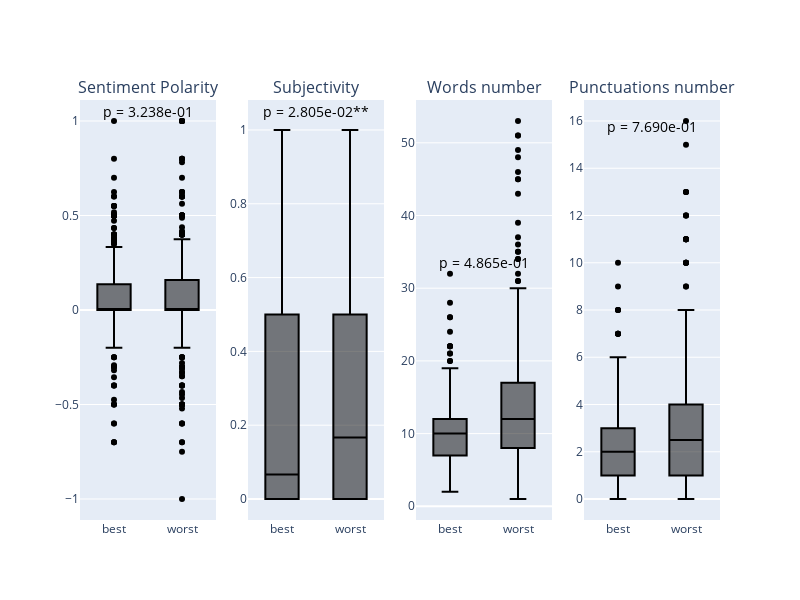

Notebook source saved alongside this figure:
### Markdown cell above
## 4. Beau plot

### Code cell
from scipy.stats import ttest_ind
from plotly.subplots import make_subplots
import plotly.graph_objects as go

features = ['polarity', 'subjectivity', 'num_words', 'num_punct']
groups = ['funny', 'not_funny']
feature_labels = {
    'polarity': 'Sentiment Polarity',
    'subjectivity': 'Subjectivity',
    'num_words': 'Words number',
    'num_punct': 'Punctuations number',
    'num_repeats': 'Repetition'
}
# Calculer les p-values et les stocker dans un dictionnaire
p_values = {}
for f in features:
    g1 = dataAm_rf_filtered[dataAm_rf_filtered['funny_group3']==groups[0]][f]
    g2 = dataAm_rf_filtered[dataAm_rf_filtered['funny_group3']==groups[1]][f]
    t_stat, p_val = ttest_ind(g1, g2, equal_var=False)
    p_values[f] = p_val

# Créer le plot
fig = make_subplots(rows=1, cols=len(features),subplot_titles=[feature_labels[f] for f in features])#,horizontal_spacing=0.05 

colors = {'funny':'green', 'mid':'gray', 'not_funny':'orange'}


for i, f in enumerate(features):
    for grp in dataAm_rf_filtered['funny_group3'].unique():
        fig.add_trace(
            go.Box(
                y=dataAm_rf_filtered[dataAm_rf_filtered['funny_group3']==grp][f],
                name=grp,
                #boxpoints='all',
                marker_color=colors.get(grp, 'black')
            ),
            row=1, col=i+1
        )
    
    # Ajouter l'annotation p-value **une seule fois par feature**
    y_max = dataAm_rf_filtered[f].max()
    text_annot = f"p = {p_values[f]:.3e}" + ("**" if p_values[f] < 0.05 else "")

    fig.add_annotation(
        x=0.5, y=y_max*1.05,
        text=text_annot,
        showarrow=False,
        font=dict(size=14, color="black"),
        xref=f"x{i+1}",
        yref=f"y{i+1}"
    )


fig.update_layout(height=600, width=200*len(features), showlegend=False)

fig.show()

### Figure 1 — Plotly figure (JSON) as saved in the notebook; plotly's stock layout.template omitted (floating-point values rounded to 4 significant figures; data arrays with more than 128 entries replaced by an {"elided": "..."} marker saying what was removed)
{"data": [{"customdata": {"elided": "384x2 float values"}, "hovertemplate": "<b>Group:</b> best<br><b>Feature:</b> Sentiment Polarity<br><b>Value:</b> %{y:.2f}<br><b>Funny score:</b> %{customdata[1]:.2f}<br><b>Caption ID:</b> %{customdata[0]}<extra></extra>", "marker": {"color": "black"}, "name": "best", "type": "box", "xaxis": "x", "y": {"elided": "384 float values"}, "yaxis": "y"}, {"customdata": {"elided": "384x2 float values"}, "hovertemplate": "<b>Group:</b> worst<br><b>Feature:</b> Sentiment Polarity<br><b>Value:</b> %{y:.2f}<br><b>Funny score:</b> %{customdata[1]:.2f}<br><b>Caption ID:</b> %{customdata[0]}<extra></extra>", "marker": {"color": "black"}, "name": "worst", "type": "box", "xaxis": "x", "y": {"elided": "384 float values"}, "yaxis": "y"}, {"customdata": {"elided": "384x2 float values"}, "hovertemplate": "<b>Group:</b> best<br><b>Feature:</b> Subjectivity<br><b>Value:</b> %{y:.2f}<br><b>Funny score:</b> %{customdata[1]:.2f}<br><b>Caption ID:</b> %{customdata[0]}<extra></extra>", "marker": {"color": "black"}, "name": "best", "type": "box", "xaxis": "x2", "y": {"elided": "384 float values"}, "yaxis": "y2"}, {"customdata": {"elided": "384x2 float values"}, "hovertemplate": "<b>Group:</b> worst<br><b>Feature:</b> Subjectivity<br><b>Value:</b> %{y:.2f}<br><b>Funny score:</b> %{customdata[1]:.2f}<br><b>Caption ID:</b> %{customdata[0]}<extra></extra>", "marker": {"color": "black"}, "name": "worst", "type": "box", "xaxis": "x2", "y": {"elided": "384 float values"}, "yaxis": "y2"}, {"customdata": {"elided": "384x2 float values"}, "hovertemplate": "<b>Group:</b> best<br><b>Feature:</b> Words number<br><b>Value:</b> %{y:.2f}<br><b>Funny score:</b> %{customdata[1]:.2f}<br><b>Caption ID:</b> %{customdata[0]}<extra></extra>", "marker": {"color": "black"}, "name": "best", "type": "box", "xaxis": "x3", "y": {"elided": "384 int values"}, "yaxis": "y3"}, {"customdata": {"elided": "384x2 float values"}, "hovertemplate": "<b>Group:</b> worst<br><b>Feature:</b> Words number<br><b>Value:</b> %{y:.2f}<br><b>Funny score:</b> %{customdata[1]:.2f}<br><b>Caption ID:</b> %{customdata[0]}<extra></extra>", "marker": {"color": "black"}, "name": "worst", "type": "box", "xaxis": "x3", "y": {"elided": "384 int values"}, "yaxis": "y3"}, {"customdata": {"elided": "384x2 float values"}, "hovertemplate": "<b>Group:</b> best<br><b>Feature:</b> Punctuations number<br><b>Value:</b> %{y:.2f}<br><b>Funny score:</b> %{customdata[1]:.2f}<br><b>Caption ID:</b> %{customdata[0]}<extra></extra>", "marker": {"color": "black"}, "name": "best", "type": "box", "xaxis": "x4", "y": {"elided": "384 int values"}, "yaxis": "y4"}, {"customdata": {"elided": "384x2 float values"}, "hovertemplate": "<b>Group:</b> worst<br><b>Feature:</b> Punctuations number<br><b>Value:</b> %{y:.2f}<br><b>Funny score:</b> %{customdata[1]:.2f}<br><b>Caption ID:</b> %{customdata[0]}<extra></extra>", "marker": {"color": "black"}, "name": "worst", "type": "box", "xaxis": "x4", "y": {"elided": "384 int values"}, "yaxis": "y4"}], "layout": {"annotations": [{"font": {"size": 16}, "showarrow": false, "text": "Sentiment Polarity", "x": 0.1062, "xanchor": "center", "xref": "paper", "y": 1, "yanchor": "bottom", "yref": "paper"}, {"font": {"size": 16}, "showarrow": false, "text": "Subjectivity", "x": 0.3688, "xanchor": "center", "xref": "paper", "y": 1, "yanchor": "bottom", "yref": "paper"}, {"font": {"size": 16}, "showarrow": false, "text": "Words number", "x": 0.6313, "xanchor": "center", "xref": "paper", "y": 1, "yanchor": "bottom", "yref": "paper"}, {"font": {"size": 16}, "showarrow": false, "text": "Punctuations number", "x": 0.8938, "xanchor": "center", "xref": "paper", "y": 1, "yanchor": "bottom", "yref": "paper"}, {"font": {"color": "black", "size": 14}, "showarrow": false, "text": "p = 3.238e-01", "x": 0.5, "xref": "x", "y": 1.05, "yref": "y"}, {"font": {"color": "black", "size": 14}, "showarrow": false, "text": "p = 2.805e-02**", "x": 0.5, "xref": "x2", "y": 1.05, "yref": "y2"}, {"font": {"color": "black", "size": 14}, "showarrow": false, "text": "p = 4.865e-01", "x": 0.5, "xref": "x3", "y": 33.6, "yref": "y3"}, {"font": {"color": "black", "size": 14}, "showarrow": false, "text": "p = 7.690e-01", "x": 0.5, "xref": "x4", "y": 15.75, "yref": "y4"}], "height": 600, "showlegend": false, "width": 800, "xaxis": {"anchor": "y", "domain": [0, 0.2125]}, "xaxis2": {"anchor": "y2", "domain": [0.2625, 0.475]}, "xaxis3": {"anchor": "y3", "domain": [0.525, 0.7375]}, "xaxis4": {"anchor": "y4", "domain": [0.7875, 1]}, "yaxis": {"anchor": "x", "domain": [0, 1]}, "yaxis2": {"anchor": "x2", "domain": [0, 1]}, "yaxis3": {"anchor": "x3", "domain": [0, 1]}, "yaxis4": {"anchor": "x4", "domain": [0, 1]}}}
